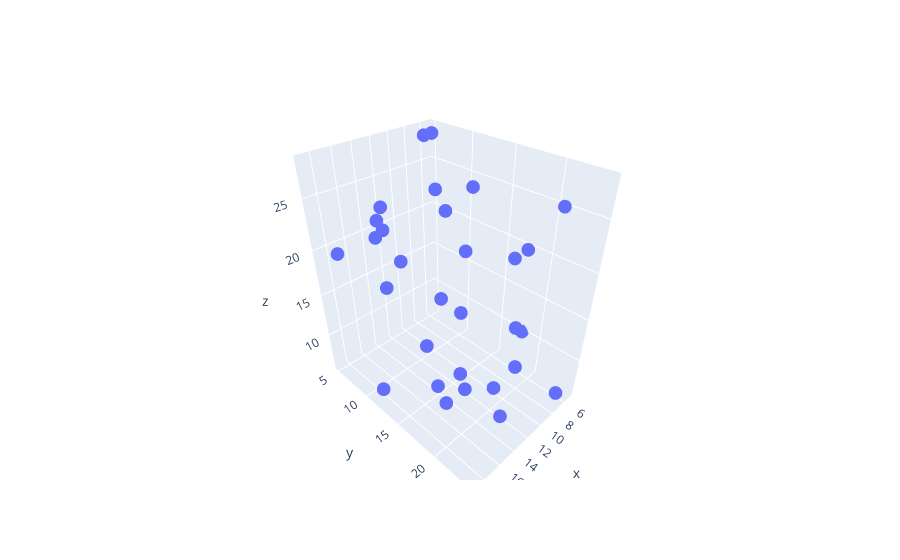

Source (notebook cell):
### Code cell
# 3D scatter plot using plotly

x1 = np.random.randint(5, 20, 30)
y1 = np.random.randint(5, 25, 30)
z1 = np.random.randint(5, 30, 30)
print(x1)
fig = go.Figure()
fig.add_trace(go.Scatter3d(x = x1, y= y1, z = z1, mode = "markers"))

fig.show()

### Figure 1 — Plotly figure (JSON) as saved in the notebook; plotly's stock layout.template omitted (floating-point values rounded to 4 significant figures)
{"data": [{"mode": "markers", "type": "scatter3d", "x": [19, 18, 6, 5, 13, 14, 15, 6, 12, 13, 13, 10, 7, 17, 9, 16, 7, 12, 11, 17, 19, 10, 7, 16, 11, 12, 7, 15, 14, 15], "y": [23, 11, 6, 18, 22, 7, 9, 7, 22, 22, 21, 5, 19, 18, 23, 20, 6, 5, 15, 12, 8, 14, 19, 18, 16, 11, 24, 8, 16, 16], "z": [16, 6, 28, 10, 7, 22, 16, 9, 17, 24, 10, 15, 7, 11, 27, 25, 28, 22, 6, 24, 21, 13, 21, 8, 27, 8, 7, 21, 26, 28]}], "layout": {}}
